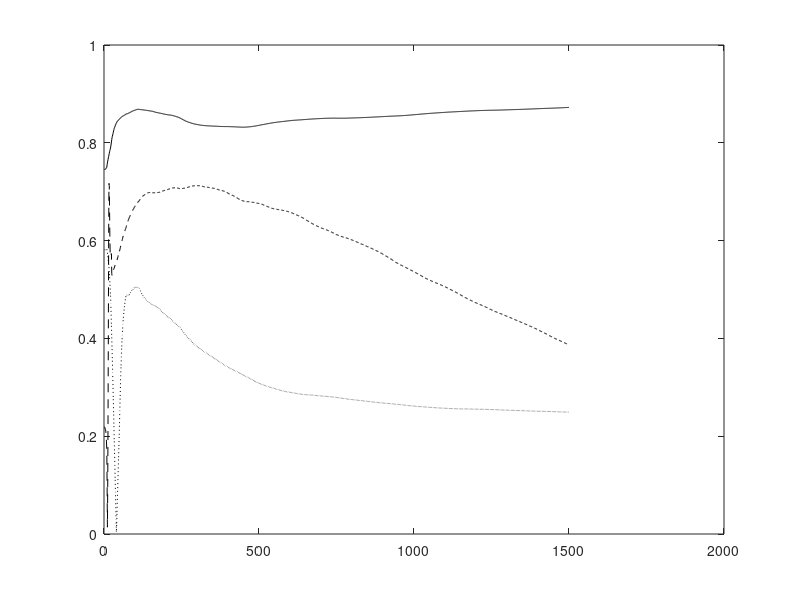

Reproduce this figure in MATLAB. (Note: this script raises an error after producing the figure.)
% This code is written to support the experiments in the book titled:
% Adaptive Machine Learning Algorithms with Python
% by
% Chanchal Chatterjee
% December 2021
% Adaptive SVD IT Algorithm

function SVDIT();

clear all;
close all;

% Number of samples N and dimension D
eta0 = 10;
nSamples = 500;
nDim1 = 5;
nDim2 = 7;
nEpochs = 3;
randn('state',0);

% Generate the x random vectors
for i = 1 : nSamples
   for j = 1 : nDim1
      x(j,i) = (20 - 2*j) * randn;
   end
end
meanX = zeros(nDim1,1);
for i = 1 : nSamples
   meanX = meanX + x(:,i)/nSamples;
end
for i = 1 : nSamples
   x(:,i) = x(:,i) - meanX;
end

% Generate the y random vectors
for i = 1 : nSamples
   for j = 1 : nDim2
      y(j,i) = 3*randn;
   end
end
meanY = zeros(nDim2,1);
for i = 1 : nSamples
   meanY = meanY + y(:,i)/nSamples;
end
for i = 1 : nSamples
   y(:,i) = y(:,i) - meanY;
end

% Generate the Atrue matrix
Ctrue = zeros(nDim1,nDim2);
for i = 1 : nSamples
   Ctrue = Ctrue + x(:,i)*y(:,i)'/nSamples;
end

% Compute the true eigenvectors and eigenvalues
[U,D,V] = svd(Ctrue);
U
V
diag(D)'

% Run the adaptive algorithm
C  = zeros(nDim1,nDim2);
Z1 = zeros(nDim1,nDim1);
Z2 = zeros(nDim2,nDim2);
A  = zeros(nDim1+nDim2,nDim1+nDim2);
W  = 0.1 * ones(nDim1+nDim2,nDim2);

I  = eye(nDim2,nDim2);

for epoch = 1 : nEpochs
   for iter = 1 : nSamples
      Ck = x(:,iter) * y(:,iter)';
      C = C + (1.0/(nSamples*(epoch-1) + iter))*(Ck - C);
      A = [Z1,C;C',Z2];
      etat = 1.0/(eta0 + nSamples*(epoch-1) + iter);
      
      W = W + etat*(A*W - 0.5*W*triu(W'*A*W)) * inv(diag(diag(W'*A*W)));
      
      U1 = W(1:nDim1,1:nDim1);
      for i = 1 : nDim1
        a = norm(U1(:,i));
   		U1(:,i) = U1(:,i)/a;
      end
      V1 = W(nDim1+1:nDim1+nDim2,1:nDim2);
      for i = 1 : nDim2
        a = norm(V1(:,i));
   		V1(:,i) = V1(:,i)/a;
      end
      cos_t1(:,nSamples*(epoch-1) + iter) = abs(diag(U1'*U));
      cos_t2(:,nSamples*(epoch-1) + iter) = abs(diag(V1'*V));
   end
end

% Check the final norms
U1 = W(1:nDim1,1:nDim1);
U1byNorm = U1*sqrt(inv(diag(diag(U1'*U1))));
for i = 1 : nDim1
   UNorm(i) = norm(U1(:,i));
end
V1 = W(nDim1+1:nDim1+nDim2,1:nDim2);
V1byNorm = V1*sqrt(inv(diag(diag(V1'*V1))));
for i = 1 : nDim2
   VNorm(i) = norm(V1(:,i));
end
UNorm
VNorm
U1byNorm
V1byNorm
dd = diag(U1byNorm'*C*V1byNorm);
dd'

for iter = 1 : nSamples*nEpochs
   ind(iter) = iter;
end

if (1)

% Plot the convergence results
figure(1);
plot(ind,cos_t1(1,:),'k-'); hold on;
plot(ind,cos_t1(2,:),'k:'); hold on;
plot(ind,cos_t1(3,:),'k--'); hold on;
plot(0,1,'k--'); hold on;
legend('Component1 of U','Component2 of U','Component3 of U',0);
xlabel('Number of Samples');
ylabel('Direction Cosines for Components of U');
hold off;

% Plot the convergence results
figure(2);
plot(ind,cos_t2(1,:),'k-'); hold on;
plot(ind,cos_t2(2,:),'k:'); hold on;
plot(ind,cos_t2(3,:),'k--'); hold on;
plot(0,1,'k--'); hold on;
legend('Component1 of V','Component2 of V','Component3 of V',0);
xlabel('Number of Samples');
ylabel('Direction Cosines for Components of V');
hold off;


else

plot(ind,cos_t1(1,:),'k-'); hold on;
plot(ind,cos_t1(2,:),'k:');
plot(ind,cos_t1(3,:),'k-.');
plot(ind,cos_t1(4,:),'k--');

plot(ind,cos_t2(1,:),'r-');
plot(ind,cos_t2(2,:),'r:');
plot(ind,cos_t2(3,:),'r-.');
plot(ind,cos_t2(4,:),'r--');
hold off;

end



  
